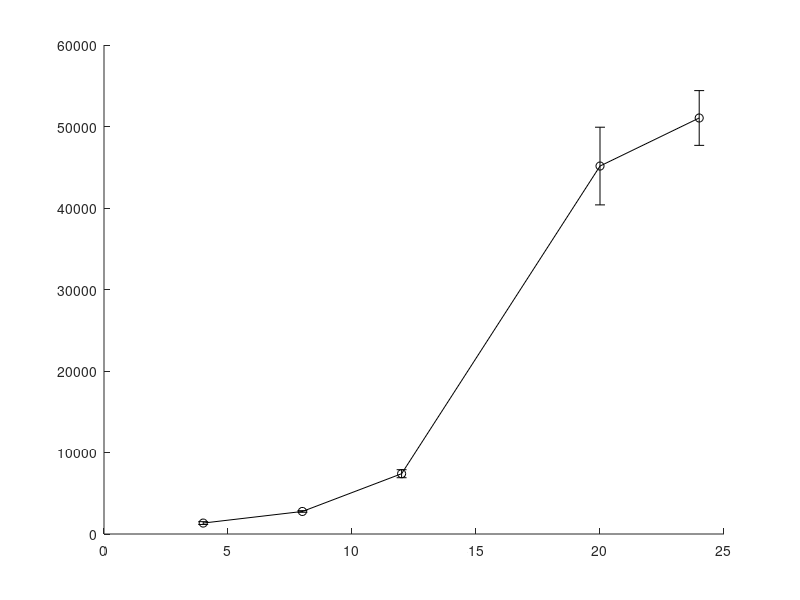

MATLAB code to generate this figure: (Note: this script raises an error after producing the figure.)
%B16-Ova presentation experiment 9.13.13
%Group 1: 100nM Ova + IFN-g titration to cells at T0
%Group 2: 100nM Ova at T0, at T=4 hr, added IFN-g titration
%Group 3: 100nM Ova at T0, at T=4 hr, wash cells to remove Ova then add
%IFN-g titration.
%Group 4: Titration of IFN-g at T0, at T=4hr, added 100nM Ova
%Group 5: Unpulsed/No IFN-g controls

%%
%Group 1 - GMFI of H-2Kb

MHC=[1463 1255 1125 930 991 968
     1221 1122 1089 900 908 877
     2834 2354 1435 912 796 809
     2697 2229 1346 914 825 771
     7745 5366 1957 770 529 544 
     7050 5520 2008 693 556 543
     41778 29458 9151 1327 678 652
     48517 31062 9400 1229 596 602
     48670 40405 12456 1722 738 696
     53420 36687 11403 1710 702 705];
 
 Cal_APC=[852 1716 11594 35166];
 Cal_APCstand=[16801 79927 791383 2266692];
 

 
 eMHC_1=std(MHC(1:2,:)); eMHC_2=std(MHC(3:4,:)); eMHC_3=std(MHC(5:6,:)); eMHC_4=std(MHC(7:8,:)); eMHC_5=std(MHC(9:10,:));
 mMHC_1=mean(MHC(1:2,:)); mMHC_2=mean(MHC(3:4,:)); mMHC_3=mean(MHC(5:6,:)); mMHC_4=mean(MHC(7:8,:)); mMHC_5=mean(MHC(9:10,:));

 G1e_MHC=[eMHC_1, eMHC_2, eMHC_3, eMHC_4, eMHC_5];
 G1e_MHC=reshape(G1e_MHC, 6,5);
 
 G1m_MHC=[mMHC_1, mMHC_2, mMHC_3, mMHC_4, mMHC_5];
 G1m_MHC=reshape(G1m_MHC, 6,5);
 

 gamma=[10e-9 1e-9 100e-12 10e-12 1e-12 0];
 time=[4 8 12 20 24];
 
figure()
hold on
errorbar(time, G1m_MHC(1,:), G1e_MHC(1,:), '-ko', 'markeredgecolor', 'k', 'markerfacecolor', 'r', 'markersize', 8)
errorbar(time, G1m_MHC(2,:), G1e_MHC(2,:), '-ko', 'markeredgecolor', 'k', 'markerfacecolor', [1 0.5 0], 'markersize', 8)
errorbar(time, G1m_MHC(3,:), G1e_MHC(3,:), '-ko', 'markeredgecolor', 'k', 'markerfacecolor', 'y', 'markersize', 8)
errorbar(time, G1m_MHC(4,:), G1e_MHC(4,:), '-ko', 'markeredgecolor', 'k', 'markerfacecolor', 'g', 'markersize', 8)
errorbar(time, G1m_MHC(5,:), G1e_MHC(5,:), '-ko', 'markeredgecolor', 'k', 'markerfacecolor', 'b', 'markersize', 8)
errorbar(time, G1m_MHC(6,:), G1e_MHC(6,:), '-ko', 'markeredgecolor', 'k', 'markerfacecolor', 'c', 'markersize', 8)
set(gca, 'fontsize', 20, 'yscale', 'log', 'xgrid', 'on', 'ygrid', 'on')
set(gcf, 'color', 'w')
xlabel('Time, (hours)')
ylabel('log H-2K^b GMFI')
legend('10nM IFN-\gamma', '1nM', '100pM', '10pM', '1pM', '0')
title('MHC Expression over time +OVA+IFN T0')
box on

OVA=[1852 1617 1441 1203 1386 1336
     1457 1368 1366 1156 1217 1157 
     2196 1861 1451 1346 1330 1326
     2068 1780 1321 1315 1328 1214
     4036 2716 1260 1126 1055 1077 
     3457 2731 1249 974 1085 1062
     12264 7797 2671 1447 1203 1179
     12316 7092 2683 1315 864 1077
     10843 7932 2830 1600 1078 1118 
     10971 7265 2816 1448 1088 1131];
 
 UP=[230 210 176 236 310
     204 228 153 224 379]; UPe=std(UP); UPm=mean(UP);
 UP=[217.0000  219.0000  164.5000  230.0000  344.5000
     217.0000  219.0000  164.5000  230.0000  344.5000
     217.0000  219.0000  164.5000  230.0000  344.5000
     217.0000  219.0000  164.5000  230.0000  344.5000
     217.0000  219.0000  164.5000  230.0000  344.5000
     217.0000  219.0000  164.5000  230.0000  344.5000]; %To make subtraction easier for normalization purposes
 
 Cal_PE=[153 1287 5762 25387];
 Cal_PEstand=[2147 14975 70770 344668];
 
 eOVA_1=std(OVA(1:2,:)); eOVA_2=std(OVA(3:4,:)); eOVA_3=std(OVA(5:6,:)); eOVA_4=std(OVA(7:8,:)); eOVA_5=std(OVA(9:10,:));
 mOVA_1=mean(OVA(1:2,:)); mOVA_2=mean(OVA(3:4,:)); mOVA_3=mean(OVA(5:6,:)); mOVA_4=mean(OVA(7:8,:)); mOVA_5=mean(OVA(9:10,:));

 G1e_OVA=[eOVA_1, eOVA_2, eOVA_3, eOVA_4, eOVA_5];
 G1e_OVA=reshape(G1e_OVA, 6,5);
 
 G1m_OVA=[mOVA_1, mOVA_2, mOVA_3, mOVA_4, mOVA_5];
 G1m_OVA=reshape(G1m_OVA, 6,5);

 gamma=[10e-9 1e-9 100e-12 10e-12 1e-12 0];
 time=[4 8 12 20 24];
 
figure()
hold on
errorbar(time, G1m_OVA(1,:), G1e_OVA(1,:), '-ko', 'markeredgecolor', 'k', 'markerfacecolor', 'r', 'markersize', 8)
errorbar(time, G1m_OVA(2,:), G1e_OVA(2,:), '-ko', 'markeredgecolor', 'k', 'markerfacecolor', [1 0.5 0], 'markersize', 8)
errorbar(time, G1m_OVA(3,:), G1e_OVA(3,:), '-ko', 'markeredgecolor', 'k', 'markerfacecolor', 'y', 'markersize', 8)
errorbar(time, G1m_OVA(4,:), G1e_OVA(4,:), '-ko', 'markeredgecolor', 'k', 'markerfacecolor', 'g', 'markersize', 8)
errorbar(time, G1m_OVA(5,:), G1e_OVA(5,:), '-ko', 'markeredgecolor', 'k', 'markerfacecolor', 'b', 'markersize', 8)
errorbar(time, G1m_OVA(6,:), G1e_OVA(6,:), '-ko', 'markeredgecolor', 'k', 'markerfacecolor', 'c', 'markersize', 8)
errorbar(time, UPm, UPe, '-ko', 'markeredgecolor', 'k', 'markerfacecolor', 'w', 'markersize', 8)
set(gca, 'fontsize', 20, 'yscale', 'log', 'xgrid', 'on', 'ygrid', 'on')
set(gcf, 'color', 'w')
xlabel('Time, (hours)')
ylabel('log K^b-OVA GMFI')
legend('10nM IFN-\gamma', '1nM', '100pM', '10pM', '1pM', '0', 'Unpulsed')
title('OVA Presentation over time +OVA+IFN T0')
box on

G1m_OVA=G1m_OVA-UP; %Subtract out the background

figure()
hold on
plot(G1m_MHC(1,:), G1m_OVA(1,:), '-ko', 'markeredgecolor', 'k', 'markerfacecolor', 'r', 'markersize', 8)
plot(G1m_MHC(2,:), G1m_OVA(2,:), '-ko', 'markeredgecolor', 'k', 'markerfacecolor', [1 0.5 0], 'markersize', 8)
plot(G1m_MHC(3,:), G1m_OVA(3,:), '-ko', 'markeredgecolor', 'k', 'markerfacecolor', 'y', 'markersize', 8)
plot(G1m_MHC(4,:), G1m_OVA(4,:), '-ko', 'markeredgecolor', 'k', 'markerfacecolor', 'g', 'markersize', 8)
plot(G1m_MHC(5,:), G1m_OVA(5,:), '-ko', 'markeredgecolor', 'k', 'markerfacecolor', 'b', 'markersize', 8)
plot(G1m_MHC(6,:), G1m_OVA(6,:), '-ko', 'markeredgecolor', 'k', 'markerfacecolor', 'c', 'markersize', 8)
set(gca, 'fontsize', 20, 'yscale', 'log', 'xscale', 'log', 'xgrid', 'on', 'ygrid', 'on', 'ylim', [10e1 10e4])
set(gcf, 'color', 'w')
xlabel('log H-2K^b GMFI')
ylabel('log normalized K^b-OVA GMFI')
legend('10nM IFN-\gamma', '1nM', '100pM', '10pM', '1pM', '0')
title('MHC versus OVA, +OVA+IFN T0')
box on
%%
%Group 2 - GMFI of H-2Kb

MHC=[1034 973 983 974 1020 1004 
     951 910 988 954 995 1009
     928 867 902 758 778 777
     875 843 780 710 707 714
     2098 2018 1203 646 484 498
     2017 1731 1219 611 495 470
     24014 19825 7113 1250 578 572
     22857 19200 7098 1167 614 519
     31283 31189 10918 1816 751 672
     29958 25204 10863 1802 685 602];
 
 eMHC_1=std(MHC(1:2,:)); eMHC_2=std(MHC(3:4,:)); eMHC_3=std(MHC(5:6,:)); eMHC_4=std(MHC(7:8,:)); eMHC_5=std(MHC(9:10,:));
 mMHC_1=mean(MHC(1:2,:)); mMHC_2=mean(MHC(3:4,:)); mMHC_3=mean(MHC(5:6,:)); mMHC_4=mean(MHC(7:8,:)); mMHC_5=mean(MHC(9:10,:));

 G1e_MHC=[eMHC_1, eMHC_2, eMHC_3, eMHC_4, eMHC_5];
 G1e_MHC=reshape(G1e_MHC, 6,5);
 
 G1m_MHC=[mMHC_1, mMHC_2, mMHC_3, mMHC_4, mMHC_5];
 G1m_MHC=reshape(G1m_MHC, 6,5);
 

 gamma=[10e-9 1e-9 100e-12 10e-12 1e-12 0];
 time=[4 8 12 20 24];
 
figure()
hold on
errorbar(time, G1m_MHC(1,:), G1e_MHC(1,:), '-ko', 'markeredgecolor', 'k', 'markerfacecolor', 'r', 'markersize', 8)
errorbar(time, G1m_MHC(2,:), G1e_MHC(2,:), '-ko', 'markeredgecolor', 'k', 'markerfacecolor', [1 0.5 0], 'markersize', 8)
errorbar(time, G1m_MHC(3,:), G1e_MHC(3,:), '-ko', 'markeredgecolor', 'k', 'markerfacecolor', 'y', 'markersize', 8)
errorbar(time, G1m_MHC(4,:), G1e_MHC(4,:), '-ko', 'markeredgecolor', 'k', 'markerfacecolor', 'g', 'markersize', 8)
errorbar(time, G1m_MHC(5,:), G1e_MHC(5,:), '-ko', 'markeredgecolor', 'k', 'markerfacecolor', 'b', 'markersize', 8)
errorbar(time, G1m_MHC(6,:), G1e_MHC(6,:), '-ko', 'markeredgecolor', 'k', 'markerfacecolor', 'c', 'markersize', 8)
set(gca, 'fontsize', 20, 'yscale', 'log', 'xgrid', 'on', 'ygrid', 'on')
set(gcf, 'color', 'w')
xlabel('Time, (hours)')
ylabel('log H-2K^b GMFI')
legend('10nM IFN-\gamma', '1nM', '100pM', '10pM', '1pM', '0')
title('MHC Expression over time +OVA @ T0, +IFN at T1')
box on

OVA=[1407 1284 1330 1319 1386 1359
     1206 1141 1328 1262 1328 1368
     1391 1273 1356 1182 1234 1212
     1283 1241 1155 1073 1086 1107
     1691 1649 1125 1047 860 868
     1613 1371 1126 906 855 759
     6199 4851 1907 1223 889 873
     5767 4437 1853 1092 874 779
     6652 5827 2312 1246 1026 1041
     7098 5308 2206 1202 1015 857];
 
 eOVA_1=std(OVA(1:2,:)); eOVA_2=std(OVA(3:4,:)); eOVA_3=std(OVA(5:6,:)); eOVA_4=std(OVA(7:8,:)); eOVA_5=std(OVA(9:10,:));
 mOVA_1=mean(OVA(1:2,:)); mOVA_2=mean(OVA(3:4,:)); mOVA_3=mean(OVA(5:6,:)); mOVA_4=mean(OVA(7:8,:)); mOVA_5=mean(OVA(9:10,:));

 G1e_OVA=[eOVA_1, eOVA_2, eOVA_3, eOVA_4, eOVA_5];
 G1e_OVA=reshape(G1e_OVA, 6,5);
 
 G1m_OVA=[mOVA_1, mOVA_2, mOVA_3, mOVA_4, mOVA_5];
 G1m_OVA=reshape(G1m_OVA, 6,5);
 

 gamma=[10e-9 1e-9 100e-12 10e-12 1e-12 0];
 time=[4 8 12 20 24];
 
figure()
hold on
errorbar(time, G1m_OVA(1,:), G1e_OVA(1,:), '-ko', 'markeredgecolor', 'k', 'markerfacecolor', 'r', 'markersize', 8)
errorbar(time, G1m_OVA(2,:), G1e_OVA(2,:), '-ko', 'markeredgecolor', 'k', 'markerfacecolor', [1 0.5 0], 'markersize', 8)
errorbar(time, G1m_OVA(3,:), G1e_OVA(3,:), '-ko', 'markeredgecolor', 'k', 'markerfacecolor', 'y', 'markersize', 8)
errorbar(time, G1m_OVA(4,:), G1e_OVA(4,:), '-ko', 'markeredgecolor', 'k', 'markerfacecolor', 'g', 'markersize', 8)
errorbar(time, G1m_OVA(5,:), G1e_OVA(5,:), '-ko', 'markeredgecolor', 'k', 'markerfacecolor', 'b', 'markersize', 8)
errorbar(time, G1m_OVA(6,:), G1e_OVA(6,:), '-ko', 'markeredgecolor', 'k', 'markerfacecolor', 'c', 'markersize', 8)
errorbar(time, UPm, UPe, '-ko', 'markeredgecolor', 'k', 'markerfacecolor', 'w', 'markersize', 8)
set(gca, 'fontsize', 20, 'yscale', 'log', 'xgrid', 'on', 'ygrid', 'on', 'ylim', [10e1 10e4])
set(gcf, 'color', 'w')
xlabel('Time, (hours)')
ylabel('log K^b-OVA GMFI')
legend('10nM IFN-\gamma', '1nM', '100pM', '10pM', '1pM', '0', 'Unpulsed')
title('OVA Presentation over time +OVA @ T0, +IFN at T1')
box on

G1m_OVA=G1m_OVA-UP; %Subtract out the background

figure()
hold on
plot(G1m_MHC(1,:), G1m_OVA(1,:), '-ko', 'markeredgecolor', 'k', 'markerfacecolor', 'r', 'markersize', 8)
plot(G1m_MHC(2,:), G1m_OVA(2,:), '-ko', 'markeredgecolor', 'k', 'markerfacecolor', [1 0.5 0], 'markersize', 8)
plot(G1m_MHC(3,:), G1m_OVA(3,:), '-ko', 'markeredgecolor', 'k', 'markerfacecolor', 'y', 'markersize', 8)
plot(G1m_MHC(4,:), G1m_OVA(4,:), '-ko', 'markeredgecolor', 'k', 'markerfacecolor', 'g', 'markersize', 8)
plot(G1m_MHC(5,:), G1m_OVA(5,:), '-ko', 'markeredgecolor', 'k', 'markerfacecolor', 'b', 'markersize', 8)
plot(G1m_MHC(6,:), G1m_OVA(6,:), '-ko', 'markeredgecolor', 'k', 'markerfacecolor', 'c', 'markersize', 8)
set(gca, 'fontsize', 20, 'yscale', 'log', 'xscale', 'log', 'xgrid', 'on', 'ygrid', 'on', 'ylim', [10e1 10e4])
set(gcf, 'color', 'w')
xlabel('log H-2K^b GMFI')
ylabel('log normalized K^b-OVA GMFI')
legend('10nM IFN-\gamma', '1nM', '100pM', '10pM', '1pM', '0')
title('MHC versus OVA, +OVA @ T0, +IFN at T1')
box on
%%
%Group 3 - GMFI of H-2Kb

MHC=[922 977 982 988 1039 977
     974 945 933 996 888 989 
     667 721 693 637 616 570
     698 810 674 596 661 593
     1492 1478 902 491 396 412
     1616 1450 900 547 418 388
     24103 19992 6519 1000 434 438
     21141 18696 6470 945 450 432
     37500 34559 13014 1328 513 490
     39868 35677 12788 1386 553 519];
 
 eMHC_1=std(MHC(1:2,:)); eMHC_2=std(MHC(3:4,:)); eMHC_3=std(MHC(5:6,:)); eMHC_4=std(MHC(7:8,:)); eMHC_5=std(MHC(9:10,:));
 mMHC_1=mean(MHC(1:2,:)); mMHC_2=mean(MHC(3:4,:)); mMHC_3=mean(MHC(5:6,:)); mMHC_4=mean(MHC(7:8,:)); mMHC_5=mean(MHC(9:10,:));

 G1e_MHC=[eMHC_1, eMHC_2, eMHC_3, eMHC_4, eMHC_5];
 G1e_MHC=reshape(G1e_MHC, 6,5);
 
 G1m_MHC=[mMHC_1, mMHC_2, mMHC_3, mMHC_4, mMHC_5];
 G1m_MHC=reshape(G1m_MHC, 6,5);
 

 gamma=[10e-9 1e-9 100e-12 10e-12 1e-12 0];
 time=[4 8 12 20 24];
 
figure()
hold on
errorbar(time, G1m_MHC(1,:), G1e_MHC(1,:), '-ko', 'markeredgecolor', 'k', 'markerfacecolor', 'r', 'markersize', 8)
errorbar(time, G1m_MHC(2,:), G1e_MHC(2,:), '-ko', 'markeredgecolor', 'k', 'markerfacecolor', [1 0.5 0], 'markersize', 8)
errorbar(time, G1m_MHC(3,:), G1e_MHC(3,:), '-ko', 'markeredgecolor', 'k', 'markerfacecolor', 'y', 'markersize', 8)
errorbar(time, G1m_MHC(4,:), G1e_MHC(4,:), '-ko', 'markeredgecolor', 'k', 'markerfacecolor', 'g', 'markersize', 8)
errorbar(time, G1m_MHC(5,:), G1e_MHC(5,:), '-ko', 'markeredgecolor', 'k', 'markerfacecolor', 'b', 'markersize', 8)
errorbar(time, G1m_MHC(6,:), G1e_MHC(6,:), '-ko', 'markeredgecolor', 'k', 'markerfacecolor', 'c', 'markersize', 8)
set(gca, 'fontsize', 20, 'yscale', 'log', 'xgrid', 'on', 'ygrid', 'on')
set(gcf, 'color', 'w')
xlabel('Time, (hours)')
ylabel('log H-2K^b GMFI')
legend('10nM IFN-\gamma', '1nM', '100pM', '10pM', '1pM', '0')
title('MHC Expression over time +OVA @ T0, WASH & +IFN at T1')
box on

OVA=[1195 1237 1277 1288 1345 1258
     1266 1197 1202 1304 1117 1270
     481 520 513 493 515 422 
     547 676 541 469 565 472
     258 270 224 211 220 237
     216 276 273 342 247 187
     533 471 253 201 214 235
     510 509 242 189 234 221
     997 1075 585 295 336 284
     1113 1081 520 365 347 338];
 
 eOVA_1=std(OVA(1:2,:)); eOVA_2=std(OVA(3:4,:)); eOVA_3=std(OVA(5:6,:)); eOVA_4=std(OVA(7:8,:)); eOVA_5=std(OVA(9:10,:));
 mOVA_1=mean(OVA(1:2,:)); mOVA_2=mean(OVA(3:4,:)); mOVA_3=mean(OVA(5:6,:)); mOVA_4=mean(OVA(7:8,:)); mOVA_5=mean(OVA(9:10,:));

 G1e_OVA=[eOVA_1, eOVA_2, eOVA_3, eOVA_4, eOVA_5];
 G1e_OVA=reshape(G1e_OVA, 6,5);
 
 G1m_OVA=[mOVA_1, mOVA_2, mOVA_3, mOVA_4, mOVA_5];
 G1m_OVA=reshape(G1m_OVA, 6,5);
 

 gamma=[10e-9 1e-9 100e-12 10e-12 1e-12 0];
 time=[4 8 12 20 24];
 
figure()
hold on
errorbar(time, G1m_OVA(1,:), G1e_OVA(1,:), '-ko', 'markeredgecolor', 'k', 'markerfacecolor', 'r', 'markersize', 8)
errorbar(time, G1m_OVA(2,:), G1e_OVA(2,:), '-ko', 'markeredgecolor', 'k', 'markerfacecolor', [1 0.5 0], 'markersize', 8)
errorbar(time, G1m_OVA(3,:), G1e_OVA(3,:), '-ko', 'markeredgecolor', 'k', 'markerfacecolor', 'y', 'markersize', 8)
errorbar(time, G1m_OVA(4,:), G1e_OVA(4,:), '-ko', 'markeredgecolor', 'k', 'markerfacecolor', 'g', 'markersize', 8)
errorbar(time, G1m_OVA(5,:), G1e_OVA(5,:), '-ko', 'markeredgecolor', 'k', 'markerfacecolor', 'b', 'markersize', 8)
errorbar(time, G1m_OVA(6,:), G1e_OVA(6,:), '-ko', 'markeredgecolor', 'k', 'markerfacecolor', 'c', 'markersize', 8)
errorbar(time, UPm, UPe, '-ko', 'markeredgecolor', 'k', 'markerfacecolor', 'w', 'markersize', 8)
set(gca, 'fontsize', 20, 'yscale', 'log', 'xgrid', 'on', 'ygrid', 'on')
set(gcf, 'color', 'w')
xlabel('Time, (hours)')
ylabel('log K^b-OVA GMFI')
legend('10nM IFN-\gamma', '1nM', '100pM', '10pM', '1pM', '0', 'Unpulsed')
title('OVA Presentation over time +OVA @ T0, WASH & +IFN at T1')
box on

G1m_OVA=G1m_OVA-UP; %Subtract out the background

figure()
hold on
plot(G1m_MHC(1,:), G1m_OVA(1,:), '-ko', 'markeredgecolor', 'k', 'markerfacecolor', 'r', 'markersize', 8)
plot(G1m_MHC(2,:), G1m_OVA(2,:), '-ko', 'markeredgecolor', 'k', 'markerfacecolor', [1 0.5 0], 'markersize', 8)
plot(G1m_MHC(3,:), G1m_OVA(3,:), '-ko', 'markeredgecolor', 'k', 'markerfacecolor', 'y', 'markersize', 8)
plot(G1m_MHC(4,:), G1m_OVA(4,:), '-ko', 'markeredgecolor', 'k', 'markerfacecolor', 'g', 'markersize', 8)
plot(G1m_MHC(5,:), G1m_OVA(5,:), '-ko', 'markeredgecolor', 'k', 'markerfacecolor', 'b', 'markersize', 8)
plot(G1m_MHC(6,:), G1m_OVA(6,:), '-ko', 'markeredgecolor', 'k', 'markerfacecolor', 'c', 'markersize', 8)
set(gca, 'fontsize', 20, 'yscale', 'log', 'xscale', 'log', 'xgrid', 'on', 'ygrid', 'on','ylim', [10 10e3])
set(gcf, 'color', 'w')
xlabel('log H-2K^b GMFI')
ylabel('log normalized K^b-OVA GMFI')
legend('10nM IFN-\gamma', '1nM', '100pM', '10pM', '1pM', '0')
title('MHC versus OVA, +OVA @ T0, WASH & +IFN at T1')
box on
%%
%Group 4 - GMFI of H-2Kb

MHC=[630 630 620 532 551 566
     690 650 640 572 594 535
     2031 1844 1239 903 745 730
     1936 1913 1265 891 752 715
     6216 5244 1930 770 576 584
     7239 5211 1783 752 610 604
     39462 28181 7533 929 532 493
     38097 29529 8505 936 584 476
     43776 35868 11128 1607 695 558
     42867 39077 12895 1935 843 722];
 
 eMHC_1=std(MHC(1:2,:)); eMHC_2=std(MHC(3:4,:)); eMHC_3=std(MHC(5:6,:)); eMHC_4=std(MHC(7:8,:)); eMHC_5=std(MHC(9:10,:));
 mMHC_1=mean(MHC(1:2,:)); mMHC_2=mean(MHC(3:4,:)); mMHC_3=mean(MHC(5:6,:)); mMHC_4=mean(MHC(7:8,:)); mMHC_5=mean(MHC(9:10,:));

 G1e_MHC=[eMHC_1, eMHC_2, eMHC_3, eMHC_4, eMHC_5];
 G1e_MHC=reshape(G1e_MHC, 6,5);
 
 G1m_MHC=[mMHC_1, mMHC_2, mMHC_3, mMHC_4, mMHC_5];
 G1m_MHC=reshape(G1m_MHC, 6,5);
 

 gamma=[10e-9 1e-9 100e-12 10e-12 1e-12 0];
 time=[4 8 12 20 24];
 
figure()
hold on
errorbar(time, G1m_MHC(1,:), G1e_MHC(1,:), '-ko', 'markeredgecolor', 'k', 'markerfacecolor', 'r', 'markersize', 8)
errorbar(time, G1m_MHC(2,:), G1e_MHC(2,:), '-ko', 'markeredgecolor', 'k', 'markerfacecolor', [1 0.5 0], 'markersize', 8)
errorbar(time, G1m_MHC(3,:), G1e_MHC(3,:), '-ko', 'markeredgecolor', 'k', 'markerfacecolor', 'y', 'markersize', 8)
errorbar(time, G1m_MHC(4,:), G1e_MHC(4,:), '-ko', 'markeredgecolor', 'k', 'markerfacecolor', 'g', 'markersize', 8)
errorbar(time, G1m_MHC(5,:), G1e_MHC(5,:), '-ko', 'markeredgecolor', 'k', 'markerfacecolor', 'b', 'markersize', 8)
errorbar(time, G1m_MHC(6,:), G1e_MHC(6,:), '-ko', 'markeredgecolor', 'k', 'markerfacecolor', 'c', 'markersize', 8)
set(gca, 'fontsize', 20, 'yscale', 'log', 'xgrid', 'on', 'ygrid', 'on')
set(gcf, 'color', 'w')
xlabel('Time, (hours)')
ylabel('log H-2K^b GMFI')
legend('10nM IFN-\gamma', '1nM', '100pM', '10pM', '1pM', '0')
title('MHC Expression over time +IFN @ T0, +OVA at T1')
box on

OVA=[254 274 291 290 310 361
     343 317 357 347 370 322
     1656 1505 1116 1165 1010 985
     1567 1508 1141 1104 1024 981
     3343 2685 1253 1018 920 924
     3982 2634 1144 980 985 990
     16764 10471 2897 1177 922 800
     17292 11641 3461 1134 1058 741
     17128 11997 3728 1891 1339 831
     16126 12864 4697 2300 1730 1355];
 
 eOVA_1=std(OVA(1:2,:)); eOVA_2=std(OVA(3:4,:)); eOVA_3=std(OVA(5:6,:)); eOVA_4=std(OVA(7:8,:)); eOVA_5=std(OVA(9:10,:));
 mOVA_1=mean(OVA(1:2,:)); mOVA_2=mean(OVA(3:4,:)); mOVA_3=mean(OVA(5:6,:)); mOVA_4=mean(OVA(7:8,:)); mOVA_5=mean(OVA(9:10,:));

 G1e_OVA=[eOVA_1, eOVA_2, eOVA_3, eOVA_4, eOVA_5];
 G1e_OVA=reshape(G1e_OVA, 6,5);
 
 G1m_OVA=[mOVA_1, mOVA_2, mOVA_3, mOVA_4, mOVA_5];
 G1m_OVA=reshape(G1m_OVA, 6,5);
 

 gamma=[10e-9 1e-9 100e-12 10e-12 1e-12 0];
 time=[4 8 12 20 24];
 
figure()
hold on
errorbar(time, G1m_OVA(1,:), G1e_OVA(1,:), '-ko', 'markeredgecolor', 'k', 'markerfacecolor', 'r', 'markersize', 8)
errorbar(time, G1m_OVA(2,:), G1e_OVA(2,:), '-ko', 'markeredgecolor', 'k', 'markerfacecolor', [1 0.5 0], 'markersize', 8)
errorbar(time, G1m_OVA(3,:), G1e_OVA(3,:), '-ko', 'markeredgecolor', 'k', 'markerfacecolor', 'y', 'markersize', 8)
errorbar(time, G1m_OVA(4,:), G1e_OVA(4,:), '-ko', 'markeredgecolor', 'k', 'markerfacecolor', 'g', 'markersize', 8)
errorbar(time, G1m_OVA(5,:), G1e_OVA(5,:), '-ko', 'markeredgecolor', 'k', 'markerfacecolor', 'b', 'markersize', 8)
errorbar(time, G1m_OVA(6,:), G1e_OVA(6,:), '-ko', 'markeredgecolor', 'k', 'markerfacecolor', 'c', 'markersize', 8)
errorbar(time, UPm, UPe, '-ko', 'markeredgecolor', 'k', 'markerfacecolor', 'w', 'markersize', 8)
set(gca, 'fontsize', 20, 'yscale', 'log', 'xgrid', 'on', 'ygrid', 'on')
set(gcf, 'color', 'w')
xlabel('Time, (hours)')
ylabel('log K^b-OVA GMFI')
legend('10nM IFN-\gamma', '1nM', '100pM', '10pM', '1pM', '0', 'Unpulsed')
title('OVA Presentation over time +IFN @ T0, +OVA at T1')
box on

G1m_OVA=G1m_OVA-UP; %Subtract out the background

figure()
hold on
plot(G1m_MHC(1,:), G1m_OVA(1,:), '-ko', 'markeredgecolor', 'k', 'markerfacecolor', 'r', 'markersize', 8)
plot(G1m_MHC(2,:), G1m_OVA(2,:), '-ko', 'markeredgecolor', 'k', 'markerfacecolor', [1 0.5 0], 'markersize', 8)
plot(G1m_MHC(3,:), G1m_OVA(3,:), '-ko', 'markeredgecolor', 'k', 'markerfacecolor', 'y', 'markersize', 8)
plot(G1m_MHC(4,:), G1m_OVA(4,:), '-ko', 'markeredgecolor', 'k', 'markerfacecolor', 'g', 'markersize', 8)
plot(G1m_MHC(5,:), G1m_OVA(5,:), '-ko', 'markeredgecolor', 'k', 'markerfacecolor', 'b', 'markersize', 8)
plot(G1m_MHC(6,:), G1m_OVA(6,:), '-ko', 'markeredgecolor', 'k', 'markerfacecolor', 'c', 'markersize', 8)
set(gca, 'fontsize', 20, 'yscale', 'log', 'xscale', 'log', 'xgrid', 'on', 'ygrid', 'on', 'ylim', [10 10e4])
set(gcf, 'color', 'w')
xlabel('log H-2K^b GMFI')
ylabel('log normalized K^b-OVA GMFI')
legend('10nM IFN-\gamma', '1nM', '100pM', '10pM', '1pM', '0')
title('MHC versus OVA, +IFN @ T0, +OVA at T1')
box on

%%

gamma1_MHC=[0.1342e4    0.2766e4   0.7398e4    4.5148e4   5.1045e4			
            0.0993e4    0.0901e4   0.2057e4    2.3436e4   3.0621e4			
            0.0948e4    0.0683e4   0.1554e4    2.2622e4   3.8684e4			
            0.0660e4    0.1983e4   0.6727e4    3.8779e4   4.3322e4];
    
gamma1_OVA=[0.1437e4    0.1913e4    0.3582e4    1.2060e4    1.0562e4			
			1.0895e3    1.1180e3    1.4875e3    5.7530e3    6.5305e3			
            1.0135e3    0.2950e3    0.0725e3    0.2915e3    0.7105e3					
            0.0081e4    0.1393e4   0.3498e4     1.6798e4    1.6282e4];
               
gamma2_MHC=[0.1188e4    0.2291e4    0.5443e4    3.0260e4    3.8546e4			
            0.0941e4    0.0855e4    0.1875e4    1.9512e4    2.8197e4			
            0.0961e4    0.0766e4    0.1464e4    1.9344e4    3.5118e4			
            0.0640e4    0.1878e4    0.5228e4    2.8855e4    3.7473e4];
    
gamma2_OVA=[0.1275e4    0.1601e4    0.2559e4    0.7215e4    0.7254e4			
            0.9955e3    1.0380e3    1.3455e3    4.4140e3    5.2230e3			
            1.0000e3    0.3790e3    0.1085e3    0.2600e3    0.7335e3			
            0.0078e4    0.1288e4    0.2495e4    1.0826e4    1.2086e4];
        
gamma3_MHC=[0.1107e4    0.1391e4    0.1983e4    0.9275e4    1.1929e4			
            0.0985e4    0.0841e4    0.1211e4    0.7106e4    1.0891e4			
            0.0958e4    0.0683e4    0.0901e4    0.6494e4    1.2901e4			
            0.0630e4    0.1252e4    0.1857e4    0.8019e4    1.2011e4];
    
gamma3_OVA=[0.1187e4    0.1167e4    0.1090e4    0.2447e4    0.2478e4			
            1.1120e3    1.0365e3    0.9610e3    1.6500e3    1.9145e3			
            1.0225e3    0.3080e3    0.0840e3    0.0175e3    0.2080e3			
			0.0107e4    0.0910e4    0.1034e4    0.2949e4    0.3868e4];
        
gamma4_MHC=[0.0915e4    0.0913e4    0.0732e4    0.1278e4    0.1716e4			
            0.0964e4    0.0734e4    0.0629e4    0.1208e4    0.1809e4			
            0.0992e4    0.0617e4    0.0519e4    0.0973e4    0.1357e4			
            0.0552e4    0.0897e4    0.0761e4    0.0932e4    0.1771e4];
    
%Negative values have been replaced with NaN
gamma4_OVA=[0.0963e4    0.1111e4    0.0886e4    0.1151e4    0.1179e4			
            1.0735e3    0.9085e3    0.8120e3    0.9275e3    0.8795e3			
            1.0790e3    0.2620e3    0.1120e3    NaN         NaN		
            0.0101e4    0.0916e4    0.0834e4    0.0925e4    0.1751e4];
        
gamma5_MHC=[0.0950e4    0.0810e4    0.0542e4    0.0637e4    0.0720e4			
            0.1008e4    0.0742e4    0.0490e4    0.0596e4    0.0718e4			
            0.0964e4    0.0639e4    0.0407e4    0.0442e4    0.0533e4			
            0.0573e4    0.0748e4    0.0593e4    0.0558e4    0.0769e4];
    
gamma5_OVA=[0.1085e4    0.1110e4    0.0906e4    0.0804e4    0.0738e4			
            1.1400e3    0.9410e3    0.6930e3    0.6515e3    0.6760e3			
            1.0140e3    0.3210e3    0.0690e3    NaN         NaN			
            0.0123e4    0.0798e4    0.0788e4    0.0760e4    0.1190e4];

gamma6_MHC=[0.0922e4    0.0790e4    0.0544e4    0.0627e4    0.0701e4
            0.1007e4    0.0746e4    0.0484e4    0.0546e4    0.0637e4
            0.0983e4    0.0582e4    0.0400e4    0.0435e4    0.0505e4
            0.0551e4    0.0722e4    0.0594e4    0.0485e4    0.0640e4];
    
gamma6_OVA=[0.1029e4    0.1051e4    0.0905e4    0.0898e4    0.0780e4
            1.1465e3    0.9405e3    0.6490e3    0.5960e3    0.6045e3
            1.0470e3    0.2280e3    0.0475e3   	NaN         NaN
            0.0124e4    0.0764e4    0.0793e4    0.0541e4    0.0748e4];       
        
figure()
subplot(2,3,1)
hold on
plot(gamma1_MHC(1,:), gamma1_OVA(1,:), '-ko', 'markeredgecolor', 'k', 'markerfacecolor', 'r', 'markersize', 10)
plot(gamma1_MHC(2,:), gamma1_OVA(2,:), '-ko', 'markeredgecolor', 'k', 'markerfacecolor', [1 0.5 0], 'markersize', 10)
plot(gamma1_MHC(3,:), gamma1_OVA(3,:), '-ko', 'markeredgecolor', 'k', 'markerfacecolor', 'b', 'markersize', 10)
plot(gamma1_MHC(4,:), gamma1_OVA(4,:), '-ko', 'markeredgecolor', 'k', 'markerfacecolor', 'c', 'markersize', 10)
set(gca, 'fontsize', 20, 'yscale', 'log', 'xscale', 'log', 'xgrid', 'on', 'ygrid', 'on', 'ylim', [10 10e4])
set(gcf, 'color', 'w')
xlabel('log H-2K^b GMFI')
ylabel('log normalized K^b-OVA GMFI')
legend('Group 1', 'Group 2', 'Group 3', 'Group 4')
title('MHC versus OVA - 10nM IFN')
box on
subplot(2,3,2)
hold on
plot(gamma2_MHC(1,:), gamma2_OVA(1,:), '-ko', 'markeredgecolor', 'k', 'markerfacecolor', 'r', 'markersize', 10)
plot(gamma2_MHC(2,:), gamma2_OVA(2,:), '-ko', 'markeredgecolor', 'k', 'markerfacecolor', [1 0.5 0], 'markersize', 10)
plot(gamma2_MHC(3,:), gamma2_OVA(3,:), '-ko', 'markeredgecolor', 'k', 'markerfacecolor', 'b', 'markersize', 10)
plot(gamma2_MHC(4,:), gamma2_OVA(4,:), '-ko', 'markeredgecolor', 'k', 'markerfacecolor', 'c', 'markersize', 10)
set(gca, 'fontsize', 20, 'yscale', 'log', 'xscale', 'log', 'xgrid', 'on', 'ygrid', 'on', 'ylim', [10 10e4])
set(gcf, 'color', 'w')
xlabel('log H-2K^b GMFI')
ylabel('log normalized K^b-OVA GMFI')
title('MHC versus OVA - 1nM IFN')
box on
subplot(2,3,3)
hold on
plot(gamma3_MHC(1,:), gamma3_OVA(1,:), '-ko', 'markeredgecolor', 'k', 'markerfacecolor', 'r', 'markersize', 10)
plot(gamma3_MHC(2,:), gamma3_OVA(2,:), '-ko', 'markeredgecolor', 'k', 'markerfacecolor', [1 0.5 0], 'markersize', 10)
plot(gamma3_MHC(3,:), gamma3_OVA(3,:), '-ko', 'markeredgecolor', 'k', 'markerfacecolor', 'b', 'markersize', 10)
plot(gamma3_MHC(4,:), gamma3_OVA(4,:), '-ko', 'markeredgecolor', 'k', 'markerfacecolor', 'c', 'markersize', 10)
set(gca, 'fontsize', 20, 'yscale', 'log', 'xscale', 'log', 'xgrid', 'on', 'ygrid', 'on', 'ylim', [10 10e4])
set(gcf, 'color', 'w')
xlabel('log H-2K^b GMFI')
ylabel('log normalized K^b-OVA GMFI')
title('MHC versus OVA - 100pM IFN')
box on
subplot(2,3,4)
hold on
plot(gamma4_MHC(1,:), gamma4_OVA(1,:), '-ko', 'markeredgecolor', 'k', 'markerfacecolor', 'r', 'markersize', 10)
plot(gamma4_MHC(2,:), gamma4_OVA(2,:), '-ko', 'markeredgecolor', 'k', 'markerfacecolor', [1 0.5 0], 'markersize', 10)
plot(gamma4_MHC(3,:), gamma4_OVA(3,:), '-ko', 'markeredgecolor', 'k', 'markerfacecolor', 'b', 'markersize', 10)
plot(gamma4_MHC(4,:), gamma4_OVA(4,:), '-ko', 'markeredgecolor', 'k', 'markerfacecolor', 'c', 'markersize', 10)
set(gca, 'fontsize', 20, 'yscale', 'log', 'xscale', 'log', 'xgrid', 'on', 'ygrid', 'on', 'ylim', [10 10e4])
set(gcf, 'color', 'w')
xlabel('log H-2K^b GMFI')
ylabel('log normalized K^b-OVA GMFI')
title('MHC versus OVA - 10pM IFN')
box on
subplot(2,3,5)
hold on
plot(gamma5_MHC(1,:), gamma5_OVA(1,:), '-ko', 'markeredgecolor', 'k', 'markerfacecolor', 'r', 'markersize', 10)
plot(gamma5_MHC(2,:), gamma5_OVA(2,:), '-ko', 'markeredgecolor', 'k', 'markerfacecolor', [1 0.5 0], 'markersize', 10)
plot(gamma5_MHC(3,:), gamma5_OVA(3,:), '-ko', 'markeredgecolor', 'k', 'markerfacecolor', 'b', 'markersize', 10)
plot(gamma5_MHC(4,:), gamma5_OVA(4,:), '-ko', 'markeredgecolor', 'k', 'markerfacecolor', 'c', 'markersize', 10)
set(gca, 'fontsize', 20, 'yscale', 'log', 'xscale', 'log', 'xgrid', 'on', 'ygrid', 'on', 'ylim', [10 10e4])
set(gcf, 'color', 'w')
xlabel('log H-2K^b GMFI')
ylabel('log normalized K^b-OVA GMFI')
title('MHC versus OVA - 1pM IFN')
box on
subplot(2,3,6)
hold on
plot(gamma6_MHC(1,:), gamma6_OVA(1,:), '-ko', 'markeredgecolor', 'k', 'markerfacecolor', 'r', 'markersize', 10)
plot(gamma6_MHC(2,:), gamma6_OVA(2,:), '-ko', 'markeredgecolor', 'k', 'markerfacecolor', [1 0.5 0], 'markersize', 10)
plot(gamma6_MHC(3,:), gamma6_OVA(3,:), '-ko', 'markeredgecolor', 'k', 'markerfacecolor', 'b', 'markersize', 10)
plot(gamma6_MHC(4,:), gamma6_OVA(4,:), '-ko', 'markeredgecolor', 'k', 'markerfacecolor', 'c', 'markersize', 10)
set(gca, 'fontsize', 20, 'yscale', 'log', 'xscale', 'log', 'xgrid', 'on', 'ygrid', 'on', 'ylim', [10 10e4])
set(gcf, 'color', 'w')
xlabel('log H-2K^b GMFI')
ylabel('log normalized K^b-OVA GMFI')
title('MHC versus OVA - Media only')
box on
